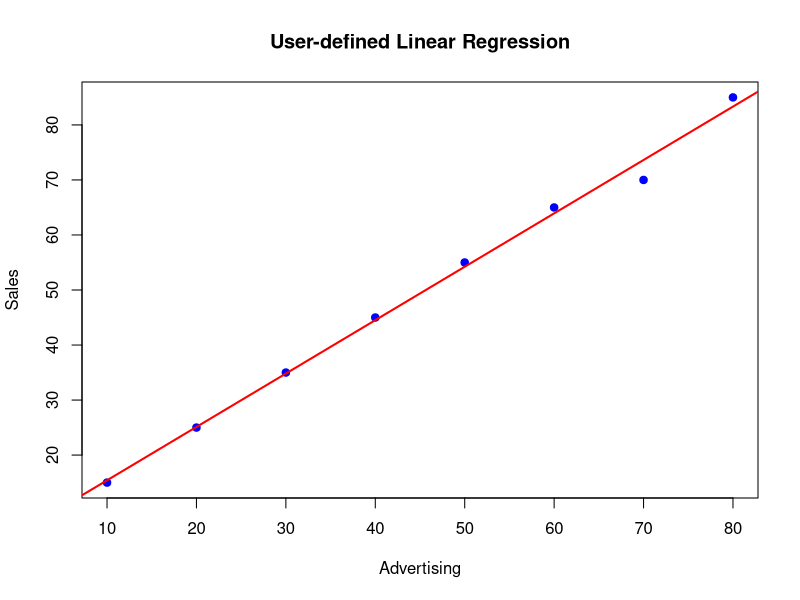

Write the R code that produced this figure.
advertising <- c(10, 20, 30, 40, 50, 60, 70, 80)
sales <- c(15, 25, 35, 45, 55, 65, 70, 85)

data <- data.frame(advertising, sales)



my_linear_regression <- function(x, y) {
 
  x_mean <- mean(x)
  y_mean <- mean(y)
  
 
  numerator <- sum((x - x_mean) * (y - y_mean))
  denominator <- sum((x - x_mean)^2)
  b1 <- numerator / denominator
  
 
  b0 <- y_mean - b1 * x_mean
  
  
  predict <- function(new_x) {
    return (b0 + b1 * new_x)
  }
  
 
  result <- list(intercept = b0,
                 slope = b1,
                 predict = predict)
  return(result)
}


model <- my_linear_regression(data$advertising, data$sales)


cat("Intercept (b0):", model$intercept, "\n")
cat("Slope (b1):", model$slope, "\n")



predicted_value <- model$predict(90)
cat("Predicted Sales for Advertising = 90:", predicted_value, "\n")



plot(data$advertising, data$sales, pch = 19, col = "blue",
     xlab = "Advertising", ylab = "Sales",
     main = "User-defined Linear Regression")


abline(a = model$intercept, b = model$slope, col = "red", lwd = 2)




